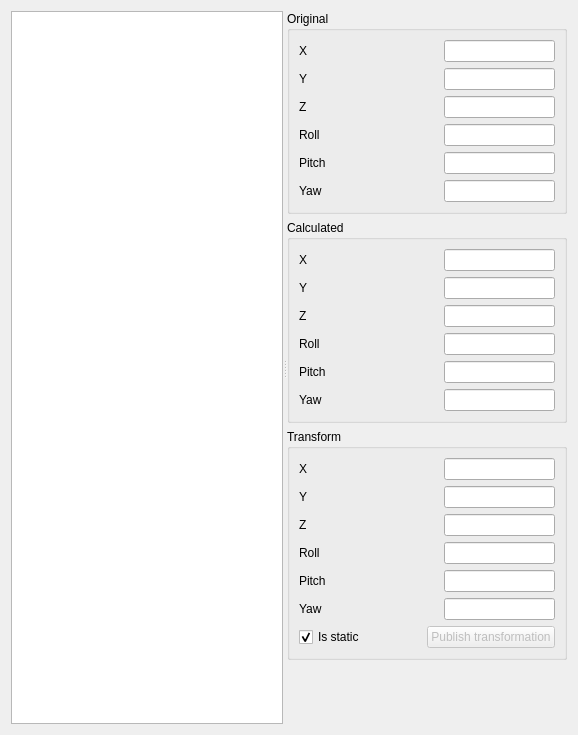
<?xml version="1.0" encoding="UTF-8"?>
<ui version="4.0">
 <class>MainWindow</class>
 <widget class="QDialog" name="MainWindow">
  <property name="windowModality">
   <enum>Qt::ApplicationModal</enum>
  </property>
  <property name="geometry">
   <rect>
    <x>0</x>
    <y>0</y>
    <width>578</width>
    <height>735</height>
   </rect>
  </property>
  <property name="windowTitle">
   <string>Transformations viewer</string>
  </property>
  <property name="modal">
   <bool>true</bool>
  </property>
  <layout class="QVBoxLayout" name="verticalLayout_2">
   <item>
    <widget class="QSplitter" name="splitter">
     <property name="orientation">
      <enum>Qt::Horizontal</enum>
     </property>
     <widget class="QTreeView" name="tree_frames">
      <property name="selectionMode">
       <enum>QAbstractItemView::SingleSelection</enum>
      </property>
      <attribute name="headerVisible">
       <bool>false</bool>
      </attribute>
     </widget>
     <widget class="QWidget" name="verticalLayoutWidget">
      <layout class="QVBoxLayout" name="verticalLayout">
       <item>
        <widget class="QGroupBox" name="groupBox_2">
         <property name="title">
          <string>Original</string>
         </property>
         <layout class="QVBoxLayout" name="verticalLayout_4">
          <item>
           <layout class="QGridLayout" name="gridLayout_2">
            <item row="0" column="0">
             <widget class="QLabel" name="label_7">
              <property name="text">
               <string>X</string>
              </property>
             </widget>
            </item>
            <item row="0" column="1">
             <spacer name="horizontalSpacer_7">
              <property name="orientation">
               <enum>Qt::Horizontal</enum>
              </property>
              <property name="sizeHint" stdset="0">
               <size>
                <width>40</width>
                <height>20</height>
               </size>
              </property>
             </spacer>
            </item>
            <item row="3" column="0">
             <widget class="QLabel" name="label_8">
              <property name="text">
               <string>Roll</string>
              </property>
             </widget>
            </item>
            <item row="1" column="0">
             <widget class="QLabel" name="label_9">
              <property name="text">
               <string>Y</string>
              </property>
             </widget>
            </item>
            <item row="4" column="2">
             <widget class="QLineEdit" name="line_original_pitch">
              <property name="readOnly">
               <bool>true</bool>
              </property>
             </widget>
            </item>
            <item row="4" column="0">
             <widget class="QLabel" name="label_10">
              <property name="text">
               <string>Pitch</string>
              </property>
             </widget>
            </item>
            <item row="5" column="0">
             <widget class="QLabel" name="label_11">
              <property name="text">
               <string>Yaw</string>
              </property>
             </widget>
            </item>
            <item row="0" column="2">
             <widget class="QLineEdit" name="line_original_x">
              <property name="readOnly">
               <bool>true</bool>
              </property>
             </widget>
            </item>
            <item row="3" column="2">
             <widget class="QLineEdit" name="line_original_roll">
              <property name="readOnly">
               <bool>true</bool>
              </property>
             </widget>
            </item>
            <item row="2" column="0">
             <widget class="QLabel" name="label_12">
              <property name="text">
               <string>Z</string>
              </property>
             </widget>
            </item>
            <item row="1" column="2">
             <widget class="QLineEdit" name="line_original_y">
              <property name="readOnly">
               <bool>true</bool>
              </property>
             </widget>
            </item>
            <item row="2" column="2">
             <widget class="QLineEdit" name="line_original_z">
              <property name="readOnly">
               <bool>true</bool>
              </property>
             </widget>
            </item>
            <item row="5" column="2">
             <widget class="QLineEdit" name="line_original_yaw">
              <property name="readOnly">
               <bool>true</bool>
              </property>
             </widget>
            </item>
           </layout>
          </item>
         </layout>
        </widget>
       </item>
       <item>
        <widget class="QGroupBox" name="groupBox">
         <property name="title">
          <string>Calculated</string>
         </property>
         <layout class="QVBoxLayout" name="verticalLayout_3">
          <item>
           <layout class="QGridLayout" name="gridLayout">
            <item row="0" column="0">
             <widget class="QLabel" name="label">
              <property name="text">
               <string>X</string>
              </property>
             </widget>
            </item>
            <item row="0" column="1">
             <spacer name="horizontalSpacer_6">
              <property name="orientation">
               <enum>Qt::Horizontal</enum>
              </property>
              <property name="sizeHint" stdset="0">
               <size>
                <width>40</width>
                <height>20</height>
               </size>
              </property>
             </spacer>
            </item>
            <item row="3" column="0">
             <widget class="QLabel" name="label_5">
              <property name="text">
               <string>Roll</string>
              </property>
             </widget>
            </item>
            <item row="1" column="0">
             <widget class="QLabel" name="label_2">
              <property name="text">
               <string>Y</string>
              </property>
             </widget>
            </item>
            <item row="4" column="2">
             <widget class="QLineEdit" name="line_pitch">
              <property name="readOnly">
               <bool>true</bool>
              </property>
             </widget>
            </item>
            <item row="4" column="0">
             <widget class="QLabel" name="label_4">
              <property name="text">
               <string>Pitch</string>
              </property>
             </widget>
            </item>
            <item row="5" column="0">
             <widget class="QLabel" name="label_3">
              <property name="text">
               <string>Yaw</string>
              </property>
             </widget>
            </item>
            <item row="0" column="2">
             <widget class="QLineEdit" name="line_x">
              <property name="readOnly">
               <bool>true</bool>
              </property>
             </widget>
            </item>
            <item row="3" column="2">
             <widget class="QLineEdit" name="line_roll">
              <property name="readOnly">
               <bool>true</bool>
              </property>
             </widget>
            </item>
            <item row="2" column="0">
             <widget class="QLabel" name="label_6">
              <property name="text">
               <string>Z</string>
              </property>
             </widget>
            </item>
            <item row="1" column="2">
             <widget class="QLineEdit" name="line_y">
              <property name="readOnly">
               <bool>true</bool>
              </property>
             </widget>
            </item>
            <item row="2" column="2">
             <widget class="QLineEdit" name="line_z">
              <property name="readOnly">
               <bool>true</bool>
              </property>
             </widget>
            </item>
            <item row="5" column="2">
             <widget class="QLineEdit" name="line_yaw">
              <property name="readOnly">
               <bool>true</bool>
              </property>
             </widget>
            </item>
           </layout>
          </item>
         </layout>
        </widget>
       </item>
       <item>
        <widget class="QGroupBox" name="groupBox_3">
         <property name="title">
          <string>Transform</string>
         </property>
         <layout class="QVBoxLayout" name="verticalLayout_5">
          <item>
           <layout class="QGridLayout" name="gridLayout_3">
            <item row="0" column="0">
             <widget class="QLabel" name="label_13">
              <property name="text">
               <string>X</string>
              </property>
             </widget>
            </item>
            <item row="0" column="1">
             <spacer name="horizontalSpacer_8">
              <property name="orientation">
               <enum>Qt::Horizontal</enum>
              </property>
              <property name="sizeHint" stdset="0">
               <size>
                <width>40</width>
                <height>20</height>
               </size>
              </property>
             </spacer>
            </item>
            <item row="3" column="0">
             <widget class="QLabel" name="label_14">
              <property name="text">
               <string>Roll</string>
              </property>
             </widget>
            </item>
            <item row="1" column="0">
             <widget class="QLabel" name="label_15">
              <property name="text">
               <string>Y</string>
              </property>
             </widget>
            </item>
            <item row="4" column="2">
             <widget class="QLineEdit" name="line_transform_pitch">
              <property name="readOnly">
               <bool>false</bool>
              </property>
             </widget>
            </item>
            <item row="4" column="0">
             <widget class="QLabel" name="label_16">
              <property name="text">
               <string>Pitch</string>
              </property>
             </widget>
            </item>
            <item row="5" column="0">
             <widget class="QLabel" name="label_17">
              <property name="text">
               <string>Yaw</string>
              </property>
             </widget>
            </item>
            <item row="0" column="2">
             <widget class="QLineEdit" name="line_transform_x">
              <property name="readOnly">
               <bool>false</bool>
              </property>
             </widget>
            </item>
            <item row="3" column="2">
             <widget class="QLineEdit" name="line_transform_roll">
              <property name="readOnly">
               <bool>false</bool>
              </property>
             </widget>
            </item>
            <item row="2" column="0">
             <widget class="QLabel" name="label_18">
              <property name="text">
               <string>Z</string>
              </property>
             </widget>
            </item>
            <item row="1" column="2">
             <widget class="QLineEdit" name="line_transform_y">
              <property name="readOnly">
               <bool>false</bool>
              </property>
             </widget>
            </item>
            <item row="2" column="2">
             <widget class="QLineEdit" name="line_transform_z">
              <property name="readOnly">
               <bool>false</bool>
              </property>
             </widget>
            </item>
            <item row="5" column="2">
             <widget class="QLineEdit" name="line_transform_yaw">
              <property name="readOnly">
               <bool>false</bool>
              </property>
             </widget>
            </item>
           </layout>
          </item>
          <item>
           <layout class="QHBoxLayout" name="horizontalLayout">
            <item>
             <widget class="QCheckBox" name="check_static_transform">
              <property name="text">
               <string>Is static</string>
              </property>
              <property name="checked">
               <bool>true</bool>
              </property>
             </widget>
            </item>
            <item>
             <spacer name="horizontalSpacer">
              <property name="orientation">
               <enum>Qt::Horizontal</enum>
              </property>
              <property name="sizeHint" stdset="0">
               <size>
                <width>40</width>
                <height>20</height>
               </size>
              </property>
             </spacer>
            </item>
            <item>
             <widget class="QPushButton" name="button_publish_transform">
              <property name="enabled">
               <bool>false</bool>
              </property>
              <property name="text">
               <string>Publish transformation</string>
              </property>
             </widget>
            </item>
           </layout>
          </item>
         </layout>
        </widget>
       </item>
       <item>
        <spacer name="verticalSpacer">
         <property name="orientation">
          <enum>Qt::Vertical</enum>
         </property>
         <property name="sizeHint" stdset="0">
          <size>
           <width>20</width>
           <height>40</height>
          </size>
         </property>
        </spacer>
       </item>
      </layout>
     </widget>
    </widget>
   </item>
  </layout>
 </widget>
 <resources/>
 <connections/>
</ui>
